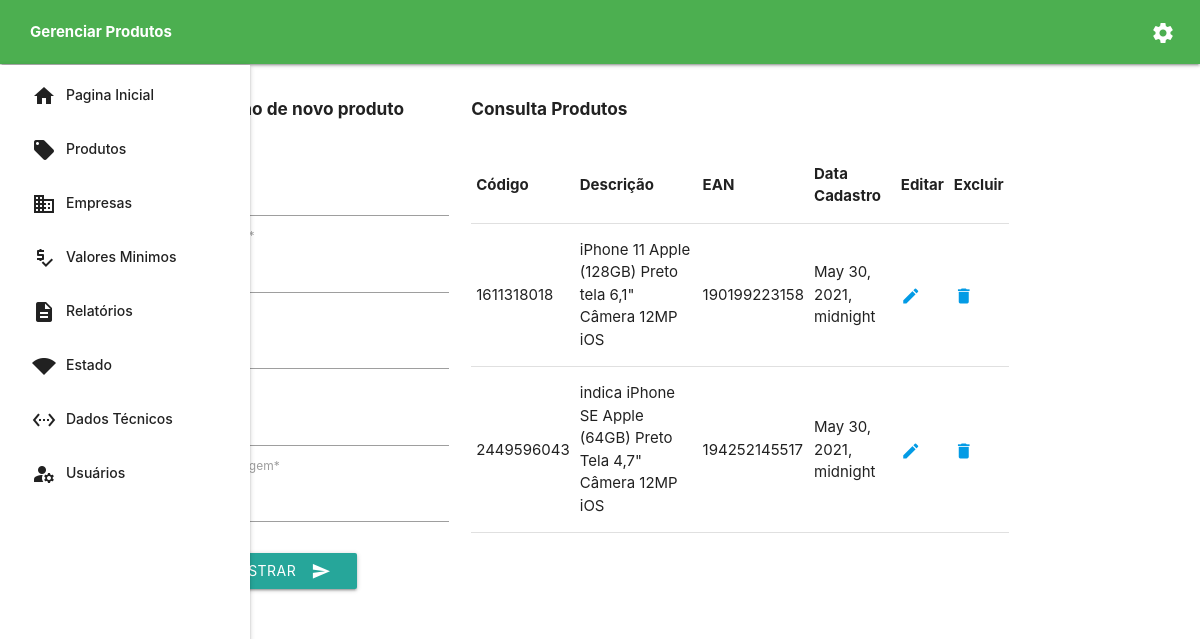
The app's page /dashboard/manage-product, older data.
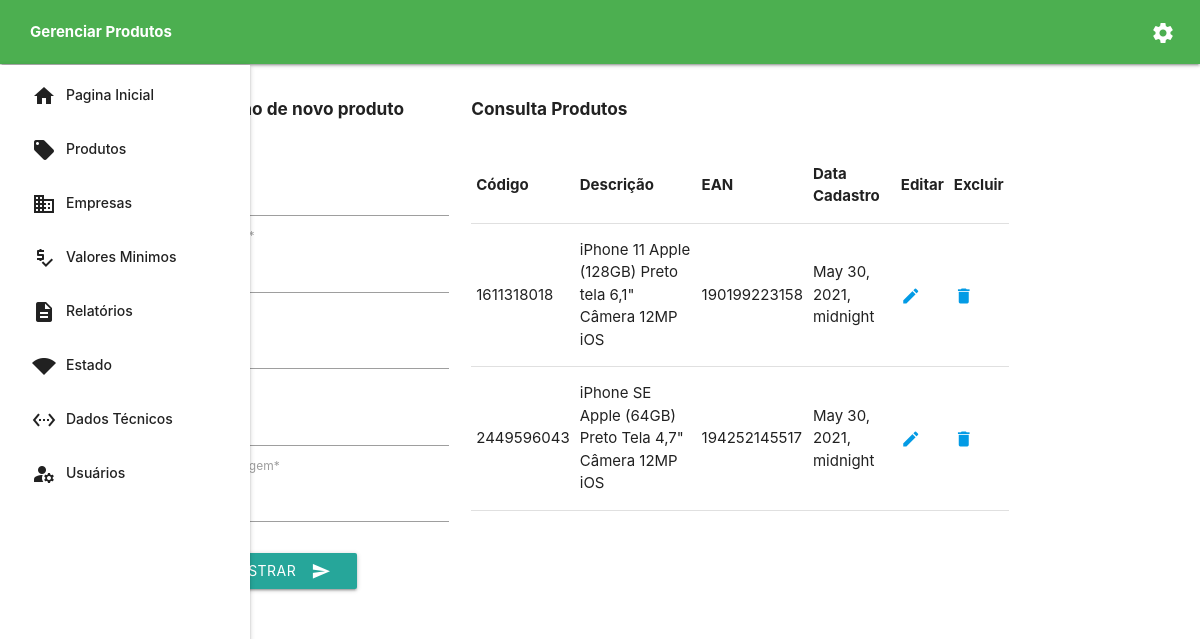
The same page, newer data.
### pages/models.py (models this page shows, shortened)
class Product(models.Model):
    code = models.CharField(max_length=300, verbose_name="Código")
    description = models.CharField(max_length=400, verbose_name="Descrição")
    ean = models.IntegerField(default=None)
    url = models.URLField(default="")
    image_url = models.URLField(default="", verbose_name="Url da imagem")
    date = models.DateTimeField(default=datetime.date.today)

### pages/views.py (the view, shortened to what this page needs)
# urls.py: path('dashboard/manage-product', ManageProduct.as_view(), name='manage-product'),
class ManageProduct(CreateView):
    model = Product
    fields = ['code', 'description', 'ean', 'url', 'image_url']
    template_name = 'pages/dashboard/manage-product.html'
    success_url = reverse_lazy('manage-product')
    def get_context_data(self, **kwargs):
        context = super().get_context_data(**kwargs)
        context["products"] = Product.objects.all()
        return context

### templates/pages/dashboard/manage-product.html (shortened to what this page needs)
{% extends 'base/base.html' %}
{% load i18n %}
{% load static %}
{% load crispy_forms_tags %}
{% block dash-title %}
    <b>{% trans 'Gerenciar Produtos' %}</b>
{% endblock %}
{% block content %}
    <div class="row">
        <div class="col s4">
            <h6><b>{% trans 'Inclusão de novo produto' %}</b></h6>
            <br>
            <form action="" method="POST" class="form-select-lg">
                {{ form|crispy }}
                <br>
                <button class="btn waves-effect" type="submit" name="action">{% trans 'Cadastrar' %}
                    <i class="material-icons right">send</i>
                </button>
            </form>
            <br>
        </div>
        <div class="col s8">
            <h6><b>{% trans 'Consulta Produtos' %}</b></h6>
            <br>
            <table class="responsive-table">
                <thead>
                <tr>
                    <th>{% trans 'Código' %}</th>
                    <th>{% trans 'Descrição' %}</th>
                    <th>{% trans 'EAN' %}</th>
                    <th>{% trans 'Data Cadastro' %}</th>
                    <th>{% trans 'Editar' %}</th>
                    <th>{% trans 'Excluir' %}</th>
                </tr>
                </thead>
                {% for product in products %}
                    <tbody>
                    <tr>
                        <td>{{ product.code }}</td>
                        <td>{{ product.description }}</td>
                        <td>{{ product.ean }}</td>
                        <td>{{ product.date }}</td>
                        <td><a href="{% url 'update-product' product.pk %}"><span
                                class="material-icons" style="font-size: 20px !important;">edit</span></a>
                        </td>
                        <td><a href="{% url 'delete-product' product.pk %}"><span class="material-icons"
                                                                                  style="font-size: 20px !important;">delete</span></a>
                        </td>
                    </tr>
                    </tbody>
                {% empty %}
                    <tbody>
                    <tr>
                        <td colspan="6">{% trans 'Nenhum produto cadastrado!' %}</td>
                    </tr>
                    </tbody>
                {% endfor %}
            </table>
        </div>
    </div>
{% endblock %}

Row changes from the older to the newer data that the page shows:
changed Product: description "indica iPhone SE Apple (64GB) Preto Tela 4,7\" Câmera 12MP iOS" → "iPhone SE Apple (64GB) Preto Tela 4,7\" Câmera 12MP iOS"
